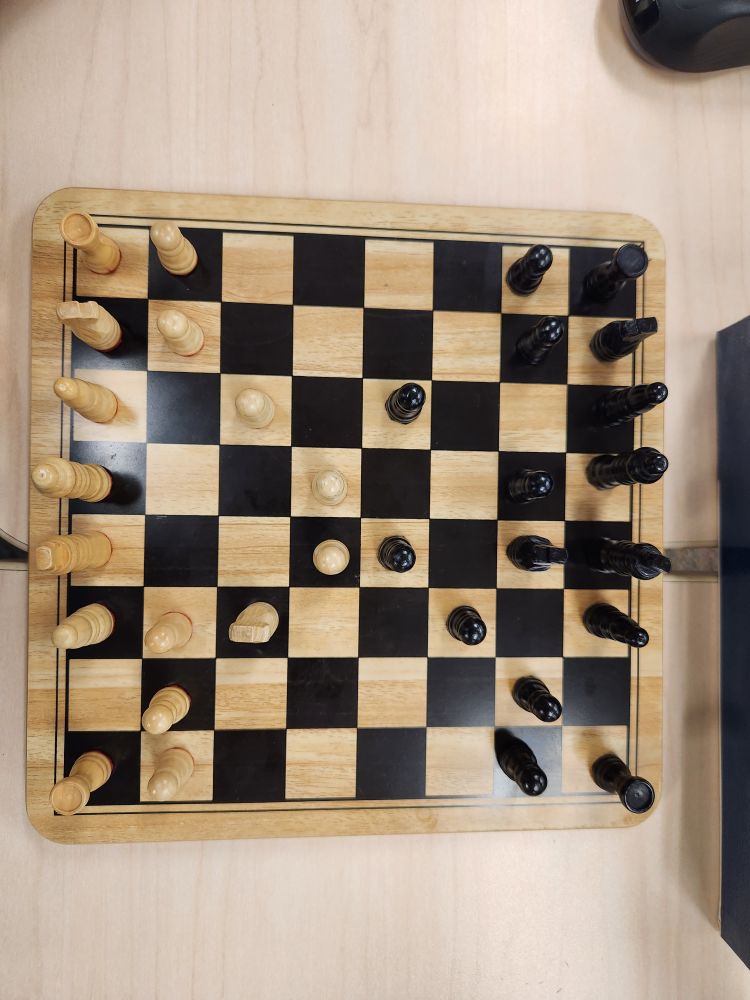
#> input picture 20230626_104145.jpg, 3000 x 4000 px, given in place of the camera (shown at 1/4 size)
$ python aaa.py
#> lines starting #> are read from the running program, lines starting #| are printed output that depends on the picture
import cv2
import numpy as np


def frame_comparison():

        cap = cv2.VideoCapture(0)

        # [31 lines of commented-out code are left out]


        ret, frame = cap.read()
#> frame is the input picture: shape (4000, 3000, 3); mean B, G, R 126.1, 144.1, 161

        while True:

            cv2.resize(frame, (600, 600))
            cv2.imshow("Webcam", frame)
            grey1 = cv2.cvtColor(frame, cv2.COLOR_BGR2GRAY)
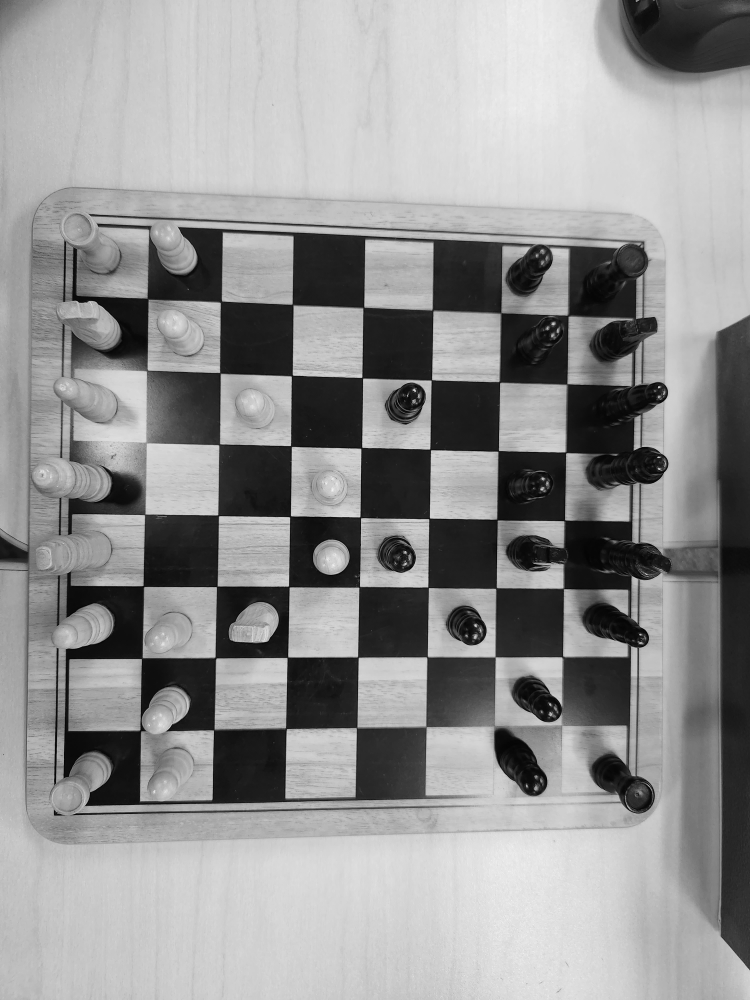
#> grey1: shape (4000, 3000) (shown at 1/4 size); min 0, max 252, mean 147.1
            grey1_resized = cv2.resize(grey1, (600, 600))
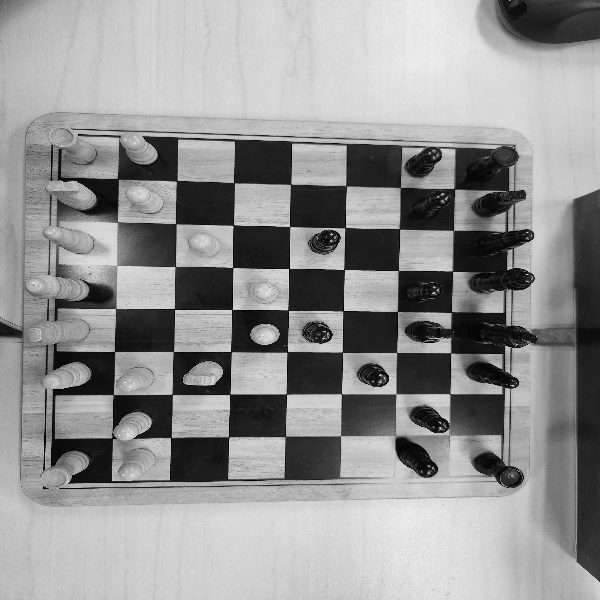
#> grey1_resized: shape (600, 600); min 0, max 249, mean 147.1

            # Push 'c' to capture
            key = cv2.waitKey(1)
#> (key q is pressed here)
            if key == ord('c'):
                # cv2.imwrite("new_frame.png", frame)
                # print ("New frame captured")

                ret2, new_frame = cap.read()
                if not ret2:
                    print ("Error capturing frame")
                    break
                grey2 = cv2.cvtColor(new_frame, cv2.COLOR_BGR2GRAY)
                grey2_resized = cv2.resize(grey2, (600, 600))

                # Compare the old frame and the new frame to see if there is a change
                diff = cv2.absdiff(grey1_resized, grey2_resized)

                is_diff = np.all((diff == 0) | (diff == 255))

                if not is_diff:

                    _, threshold = cv2.threshold(diff, 30, 255, cv2.THRESH_BINARY)

                    contours, _ = cv2.findContours(threshold, cv2.RETR_EXTERNAL, cv2.CHAIN_APPROX_SIMPLE)


                    bounding_box = [cv2.boundingRect(cnt) for cnt in contours]

                    for x, y, w, h in bounding_box:
                        cv2.rectangle(diff, (x,y), (x + w, y + h), (255, 255, 255), 1)
                        cv2.imshow("Difference", diff)

                    cv2.imshow("Difference", diff)
                    frame = new_frame
                else:
                    print ("No changes yet")


            # Push 'q' to quit
            if key == ord('q'):
                break

        cap.release()
        cv2.destroyAllWindows()


if __name__ == "__main__":

    frame_comparison()

$ run again, on 20230626_104157.jpg
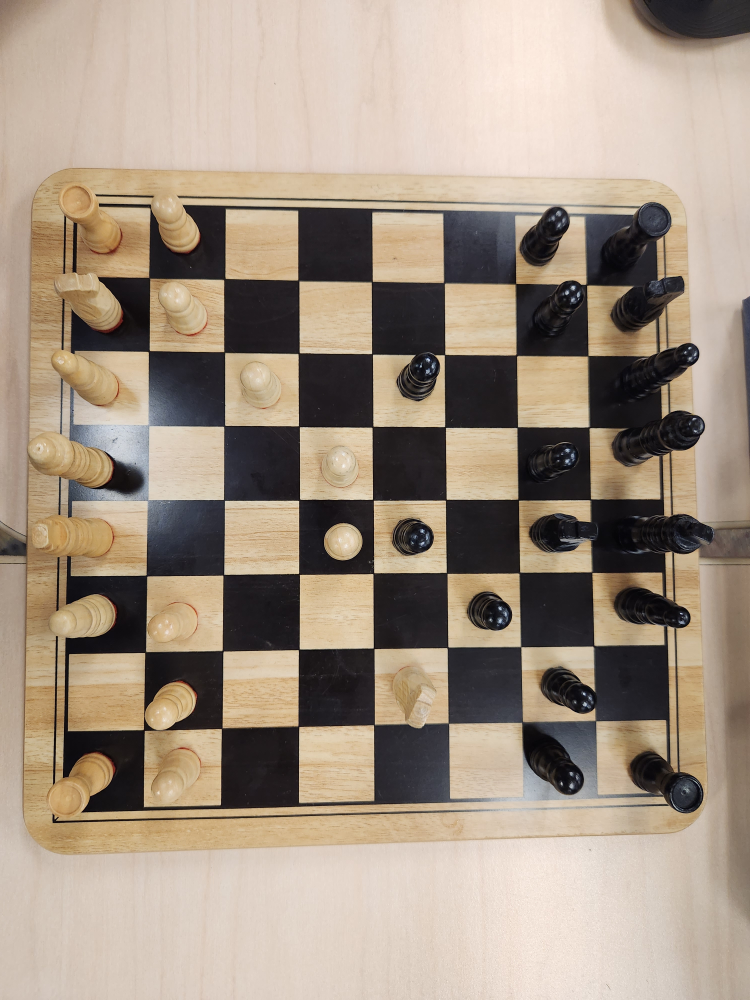
#> input picture 20230626_104157.jpg, 3000 x 4000 px, given in place of the camera (shown at 1/4 size)
#> in frame_comparison, frame is the input picture: shape (4000, 3000, 3); mean B, G, R 131, 146.9, 162
#> in frame_comparison, `grey1 = cv2.cvtColor(frame, cv2.COLOR_BGR2GRAY)`:
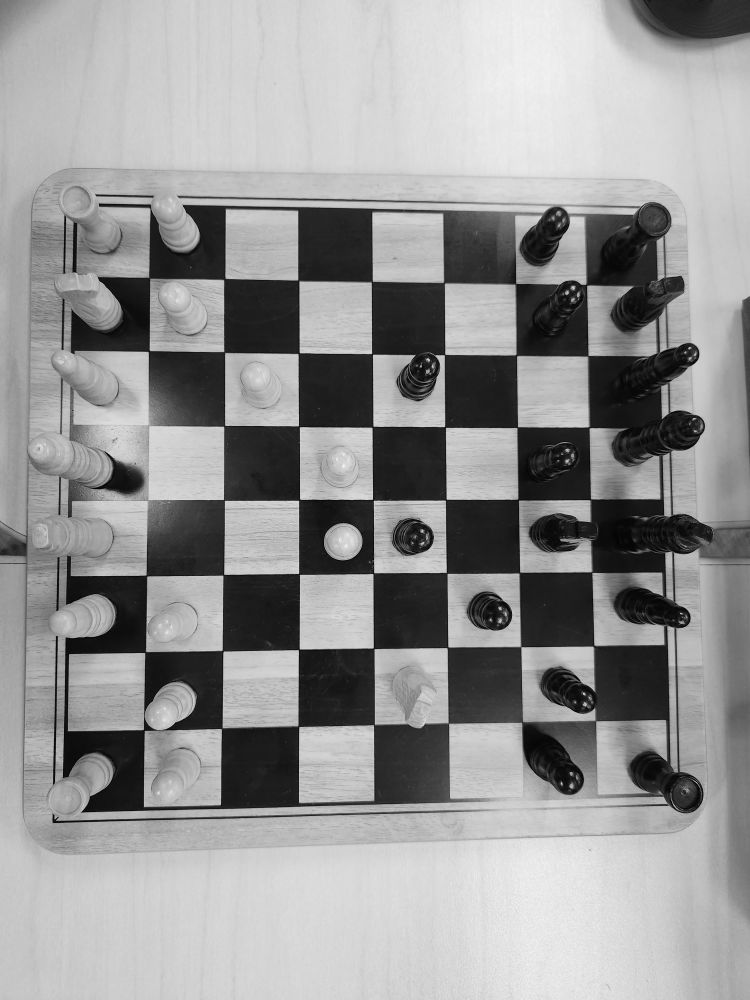
#> grey1: shape (4000, 3000) (shown at 1/4 size); min 0, max 254, mean 149.6
#> in frame_comparison, `grey1_resized = cv2.resize(grey1, (600, 600))`:
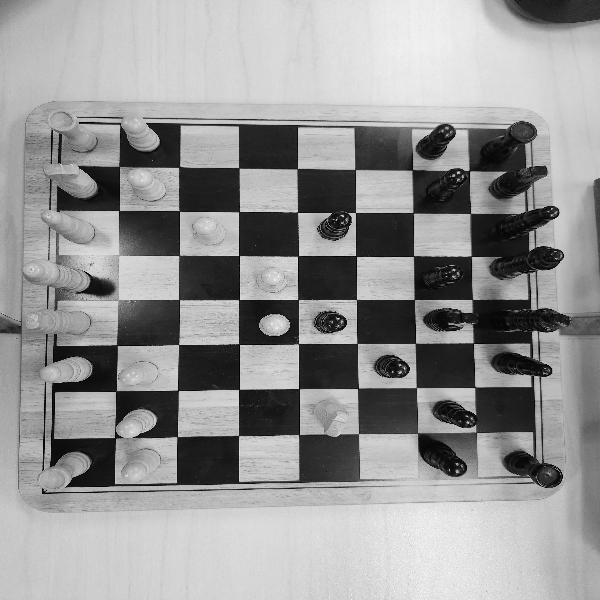
#> grey1_resized: shape (600, 600); min 0, max 252, mean 149.6
